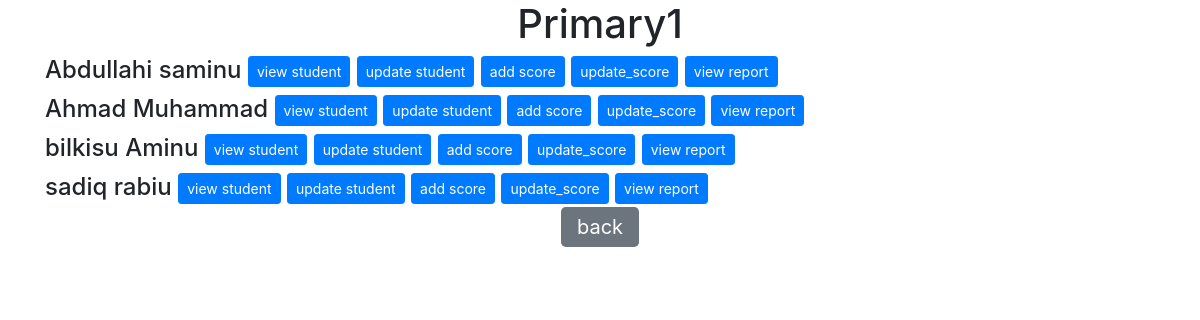
The app's page /single_class/1 (signed in) with its own data.
### registeration/models.py (models this page shows, shortened)
class StudentClass(models.Model):
    name = models.CharField(max_length=20)

class Student(models.Model):
    first_name = models.CharField(max_length=100)
    last_name = models.CharField(max_length=100)
    other_name = models.CharField(max_length=100, blank=True, null=True)
    date_of_birth = models.DateField()
    place_of_birth = models.CharField(max_length=200)
    sex = models.ForeignKey(Gender, on_delete=models.CASCADE)
    home_town = models.CharField(max_length=20)
    local_government = models.ForeignKey(LocalGovernment, on_delete=models.CASCADE)
    state_of_origin = models.ForeignKey(State, on_delete=models.CASCADE)
    nationality = models.CharField(max_length=50)
    religion = models.CharField(max_length=20)
    previous_school_if_any = models.CharField(max_length=20, blank=True, null=True)
    section = models.ForeignKey(Section, on_delete=models.CASCADE)
    session = models.ForeignKey(Session, on_delete=models.CASCADE)
    term = models.ForeignKey(Term, on_delete=models.CASCADE)
    student_class = models.ForeignKey(StudentClass, on_delete=models.CASCADE)
    father_Guardian_name = models.CharField(max_length=100)
    contact_address = models.CharField(max_length=255)
    occupation = models.CharField(max_length=50)
    phone = models.CharField(max_length=15)
    mother_phone = models.CharField(max_length=15)
    email = models.CharField(max_length=100)

### registeration/views.py (the view)
# urls.py: path('single_class/<str:pk>', views.single_class, name='single_class'),
@login_required(login_url='login')
def single_class(request,pk):
    my_class = StudentClass.objects.get(id=pk)
    class_members = my_class.student_set.all()
    context = {
        'my_class':my_class,
        'class_members':class_members,
    }
    return render(request, 'single_class.html', context)

### registeration/templates/single_class.html (shortened to what this page needs)
{% load static%}
<!DOCTYPE html>
<html lang="en">
<head>
    <link rel="stylesheet" href="{% static 'css/bootstrap.min.css' %}">
    <link rel="stylesheet" href="{% static 'css/style.css' %}">
</head>
<body>
  <div class="container">
    <center>
      <h1>{{my_class.name}}</h1>
      {% for stdnt in class_members %}
        <h4 class="text-left">{{stdnt.first_name}} {{stdnt.last_name}} <span>
          <a class="btn btn-primary btn-sm"href="{% url 'single_student' stdnt.id %}">view student</a>
          <a class="btn btn-primary btn-sm"href="{% url 'update_student' stdnt.id %}">update student</a>
          <a class="btn btn-primary btn-sm"href="{% url 'add_score' stdnt.id %}">add score</a>
          <a class="btn btn-primary btn-sm"href="{% url 'update_score' stdnt.id %}">update_score</a>
          <a class="btn btn-primary btn-sm"href="{% url 'report' stdnt.id %}">view report</a>
        </span></h4>
      {% endfor %}
      <a class="btn-secondary btn-lg" href="{% url 'dashboard' %}">back</a>
    </center>
  </div>
</body>
</html>

### records on screen
StudentClass: name "Primary1"
Student: first_name "Abdullahi", last_name "saminu"
Student: first_name "Ahmad", last_name "Muhammad"
Student: first_name "bilkisu", last_name "Aminu"
Student: first_name "sadiq", last_name "rabiu"
